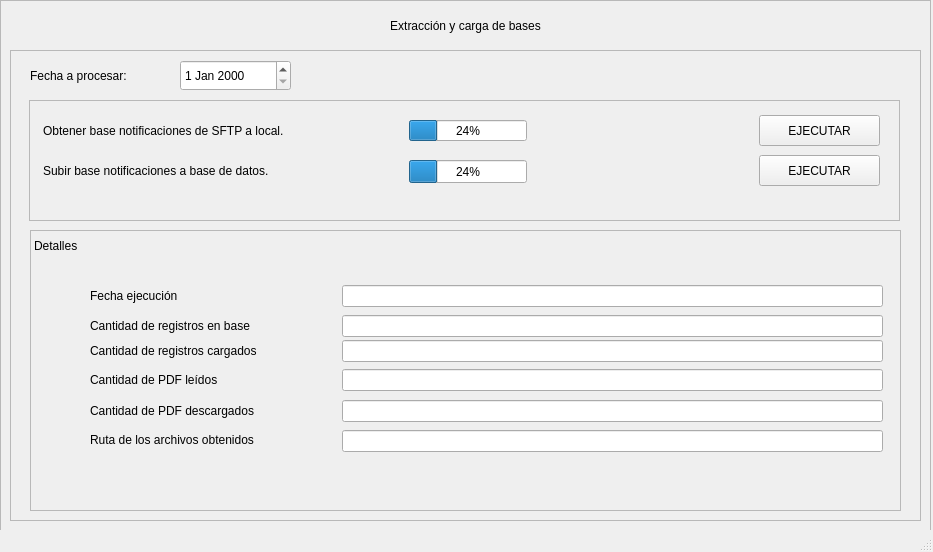
<?xml version="1.0" encoding="UTF-8"?>
<ui version="4.0">
 <class>ExtraccionBases</class>
 <widget class="QMainWindow" name="ExtraccionBases">
  <property name="geometry">
   <rect>
    <x>0</x>
    <y>0</y>
    <width>933</width>
    <height>552</height>
   </rect>
  </property>
  <property name="minimumSize">
   <size>
    <width>933</width>
    <height>552</height>
   </size>
  </property>
  <property name="maximumSize">
   <size>
    <width>933</width>
    <height>552</height>
   </size>
  </property>
  <property name="windowTitle">
   <string>Extracción y carga de bases</string>
  </property>
  <widget class="QWidget" name="centralwidget">
   <widget class="QFrame" name="ex_frame">
    <property name="geometry">
     <rect>
      <x>0</x>
      <y>0</y>
      <width>931</width>
      <height>531</height>
     </rect>
    </property>
    <property name="frameShape">
     <enum>QFrame::StyledPanel</enum>
    </property>
    <property name="frameShadow">
     <enum>QFrame::Raised</enum>
    </property>
    <widget class="QLabel" name="label">
     <property name="geometry">
      <rect>
       <x>10</x>
       <y>10</y>
       <width>911</width>
       <height>31</height>
      </rect>
     </property>
     <property name="text">
      <string>Extracción y carga de bases</string>
     </property>
     <property name="alignment">
      <set>Qt::AlignCenter</set>
     </property>
    </widget>
    <widget class="QFrame" name="frame">
     <property name="geometry">
      <rect>
       <x>10</x>
       <y>50</y>
       <width>911</width>
       <height>471</height>
      </rect>
     </property>
     <property name="frameShape">
      <enum>QFrame::StyledPanel</enum>
     </property>
     <property name="frameShadow">
      <enum>QFrame::Raised</enum>
     </property>
     <widget class="QLabel" name="label_2">
      <property name="geometry">
       <rect>
        <x>20</x>
        <y>10</y>
        <width>141</width>
        <height>31</height>
       </rect>
      </property>
      <property name="font">
       <font>
        <weight>50</weight>
        <bold>false</bold>
       </font>
      </property>
      <property name="text">
       <string>Fecha a procesar:</string>
      </property>
     </widget>
     <widget class="QDateEdit" name="fecha_a_procesar">
      <property name="geometry">
       <rect>
        <x>170</x>
        <y>10</y>
        <width>111</width>
        <height>31</height>
       </rect>
      </property>
     </widget>
     <widget class="QFrame" name="frame_2">
      <property name="geometry">
       <rect>
        <x>19</x>
        <y>50</y>
        <width>871</width>
        <height>121</height>
       </rect>
      </property>
      <property name="frameShape">
       <enum>QFrame::StyledPanel</enum>
      </property>
      <property name="frameShadow">
       <enum>QFrame::Raised</enum>
      </property>
      <widget class="QPushButton" name="pushButton">
       <property name="geometry">
        <rect>
         <x>730</x>
         <y>15</y>
         <width>121</width>
         <height>31</height>
        </rect>
       </property>
       <property name="text">
        <string>EJECUTAR</string>
       </property>
      </widget>
      <widget class="QLabel" name="label_paso_1">
       <property name="geometry">
        <rect>
         <x>14</x>
         <y>15</y>
         <width>341</width>
         <height>31</height>
        </rect>
       </property>
       <property name="text">
        <string>Obtener base notificaciones de SFTP a local.</string>
       </property>
      </widget>
      <widget class="QLabel" name="label_4">
       <property name="geometry">
        <rect>
         <x>14</x>
         <y>55</y>
         <width>341</width>
         <height>31</height>
        </rect>
       </property>
       <property name="text">
        <string>Subir base notificaciones a base de datos.</string>
       </property>
      </widget>
      <widget class="QProgressBar" name="prog_paso_1">
       <property name="geometry">
        <rect>
         <x>380</x>
         <y>20</y>
         <width>118</width>
         <height>21</height>
        </rect>
       </property>
       <property name="value">
        <number>24</number>
       </property>
      </widget>
      <widget class="QProgressBar" name="prog_paso_2">
       <property name="geometry">
        <rect>
         <x>380</x>
         <y>60</y>
         <width>118</width>
         <height>23</height>
        </rect>
       </property>
       <property name="value">
        <number>24</number>
       </property>
      </widget>
      <widget class="QPushButton" name="pushButton_2">
       <property name="geometry">
        <rect>
         <x>730</x>
         <y>55</y>
         <width>121</width>
         <height>31</height>
        </rect>
       </property>
       <property name="text">
        <string>EJECUTAR</string>
       </property>
      </widget>
     </widget>
     <widget class="QFrame" name="detalle_1">
      <property name="geometry">
       <rect>
        <x>20</x>
        <y>180</y>
        <width>871</width>
        <height>281</height>
       </rect>
      </property>
      <property name="frameShape">
       <enum>QFrame::StyledPanel</enum>
      </property>
      <property name="frameShadow">
       <enum>QFrame::Raised</enum>
      </property>
      <widget class="QLabel" name="label_3">
       <property name="geometry">
        <rect>
         <x>60</x>
         <y>55</y>
         <width>241</width>
         <height>21</height>
        </rect>
       </property>
       <property name="text">
        <string>Fecha ejecución</string>
       </property>
      </widget>
      <widget class="QLabel" name="label_5">
       <property name="geometry">
        <rect>
         <x>60</x>
         <y>85</y>
         <width>241</width>
         <height>21</height>
        </rect>
       </property>
       <property name="text">
        <string>Cantidad de registros en base</string>
       </property>
      </widget>
      <widget class="QLabel" name="label_6">
       <property name="geometry">
        <rect>
         <x>60</x>
         <y>110</y>
         <width>241</width>
         <height>21</height>
        </rect>
       </property>
       <property name="text">
        <string>Cantidad de registros cargados</string>
       </property>
      </widget>
      <widget class="QLabel" name="label_7">
       <property name="geometry">
        <rect>
         <x>60</x>
         <y>139</y>
         <width>241</width>
         <height>21</height>
        </rect>
       </property>
       <property name="text">
        <string>Cantidad de PDF leídos</string>
       </property>
      </widget>
      <widget class="QLabel" name="label_8">
       <property name="geometry">
        <rect>
         <x>60</x>
         <y>170</y>
         <width>241</width>
         <height>21</height>
        </rect>
       </property>
       <property name="text">
        <string>Cantidad de PDF descargados</string>
       </property>
      </widget>
      <widget class="QLabel" name="label_9">
       <property name="geometry">
        <rect>
         <x>60</x>
         <y>200</y>
         <width>241</width>
         <height>20</height>
        </rect>
       </property>
       <property name="text">
        <string>Ruta de los archivos obtenidos</string>
       </property>
      </widget>
      <widget class="QLabel" name="label_10">
       <property name="geometry">
        <rect>
         <x>4</x>
         <y>5</y>
         <width>71</width>
         <height>21</height>
        </rect>
       </property>
       <property name="text">
        <string>Detalles</string>
       </property>
      </widget>
      <widget class="QLineEdit" name="lineEdit">
       <property name="geometry">
        <rect>
         <x>312</x>
         <y>55</y>
         <width>541</width>
         <height>22</height>
        </rect>
       </property>
      </widget>
      <widget class="QLineEdit" name="lineEdit_2">
       <property name="geometry">
        <rect>
         <x>312</x>
         <y>85</y>
         <width>541</width>
         <height>22</height>
        </rect>
       </property>
      </widget>
      <widget class="QLineEdit" name="lineEdit_3">
       <property name="geometry">
        <rect>
         <x>312</x>
         <y>110</y>
         <width>541</width>
         <height>22</height>
        </rect>
       </property>
      </widget>
      <widget class="QLineEdit" name="lineEdit_4">
       <property name="geometry">
        <rect>
         <x>312</x>
         <y>139</y>
         <width>541</width>
         <height>22</height>
        </rect>
       </property>
      </widget>
      <widget class="QLineEdit" name="lineEdit_5">
       <property name="geometry">
        <rect>
         <x>312</x>
         <y>170</y>
         <width>541</width>
         <height>22</height>
        </rect>
       </property>
      </widget>
      <widget class="QLineEdit" name="lineEdit_6">
       <property name="geometry">
        <rect>
         <x>312</x>
         <y>200</y>
         <width>541</width>
         <height>22</height>
        </rect>
       </property>
      </widget>
     </widget>
    </widget>
   </widget>
  </widget>
  <widget class="QStatusBar" name="statusbar"/>
 </widget>
 <resources/>
 <connections/>
</ui>
